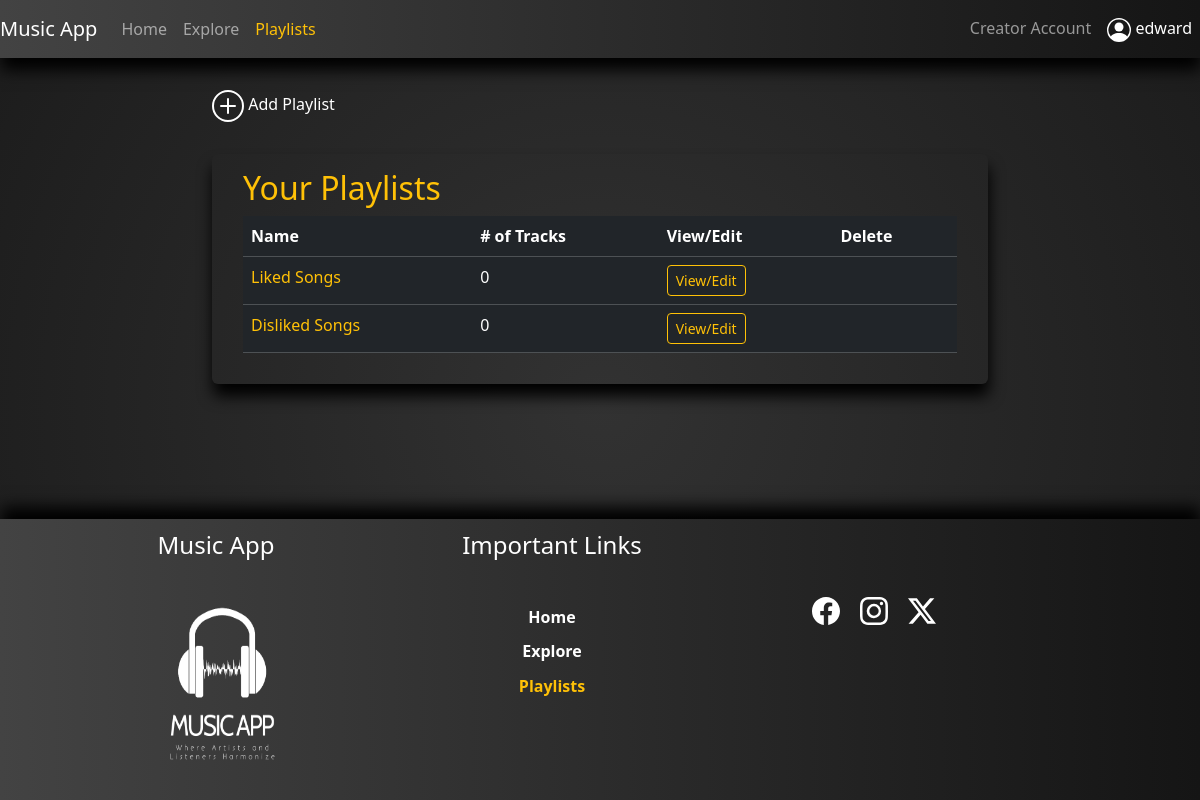
The app's page /playlists (signed in), older data.
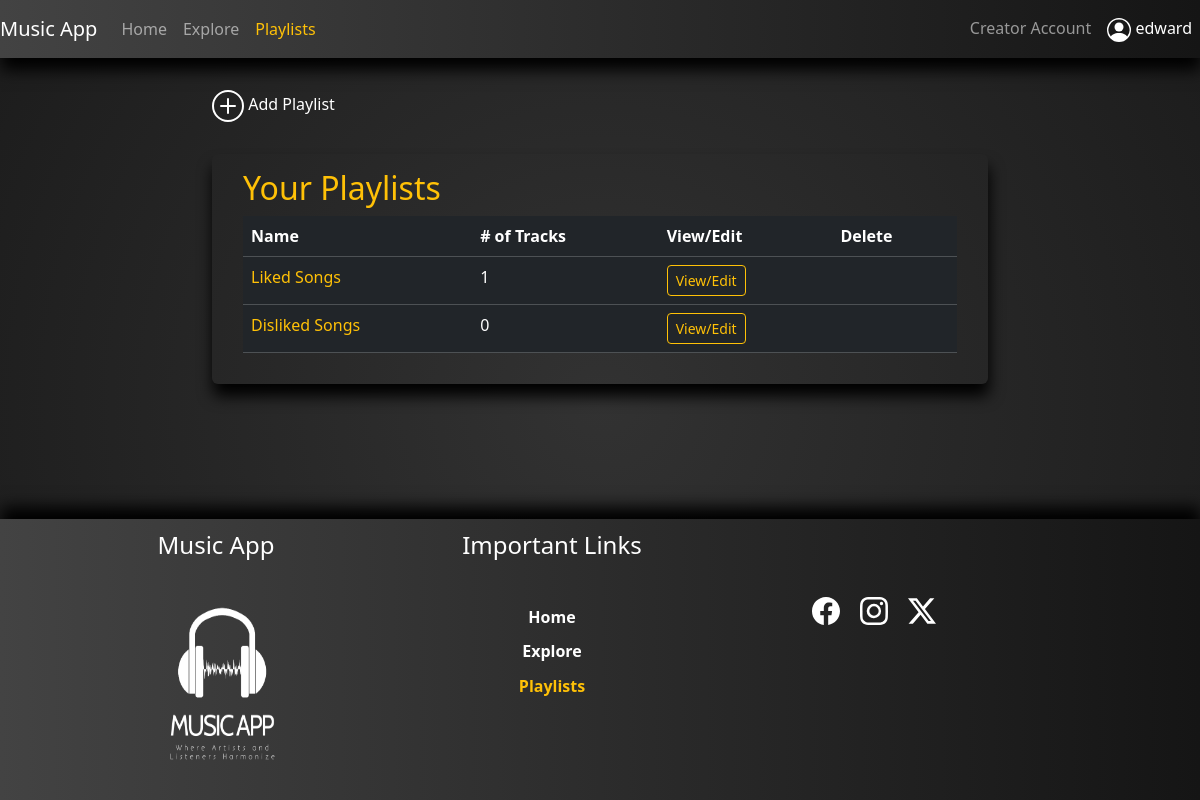
The same page, newer data.
### app/models.py (models this page shows, shortened)
class Playlists(UserMixin, db.Model):
    id = db.Column(db.Integer(), autoincrement=True, primary_key=True)
    p_name = db.Column(db.String(100), nullable=False)
    p_noOfTracks = db.Column(db.Integer(), nullable=False)
    songIds_list = db.Column(db.String(250))
    user_id = db.Column(db.Integer(), db.ForeignKey('users.id'),nullable=False)

### app/views.py (the view, shortened to what this page needs)
@app.route('/playlists', methods=['GET','POST'])
@login_required
def playlists():
    form = PlaylistForm()
    if request.method == 'GET':
        allPlaylists = Playlists.query.filter_by(user_id=current_user.id).all()
        return render_template('/user/playlists.html',uP="active text-warning", form=form, p_list=allPlaylists)

### app/views.py (called while the page is built)
@login_manager.user_loader
def load_user(user_id):
    return Users.query.get(user_id)

### app/templates/user/playlists.html (shortened to what this page needs)
{% extends 'layouts/base.html' %}
{% block content %}
<div class="container-fluid">
    <div class="row">
        <div class="col-md-8 offset-md-2 col-lg-8 offset-lg-2 col-sm-10 offset-sm-1">
            <div class="myCreatePlaylistCont rounded mt-4 mb-4">
                <nav>
                    <ul class="navbar-nav">
                        <li class="nav-item">
                            <button class="nav-link" type="button" data-bs-toggle="collapse" data-bs-target="#addPlaylist"
                                aria-expanded="false" aria-controls="collapseExample">
                                Add Playlist
                            </button>
                        </li>
                    </ul>
                </nav>
            </div>
            <div class="myExploreCont rounded mt-4 mb-4">
                <h2 class="text-captialized text-warning">Your Playlists</h2>
                <table class="table table-dark table-hover rounded table-responsive{-sm|-md|-lg}">
                    <thead>
                        <tr>
                            <th scope="col">Name</th>
                            <th scope="col"># of Tracks</th>
                            <th scope="col">View/Edit</th>
                            <th scope="col">Delete</th>
                        </tr>
                    </thead>
                    <tbody>
                        {% for p in p_list %}
                        <tr>
                            <td class="text-warning">{{p['p_name']}}</td>
                            <td>{{p['p_noOfTracks']}}</td>
                            <td>
                                <a href="{{url_for('viewEditPlaylist', vEId=p['id'])}}" style="text-decoration: none;">
                                    <button class="btn btn-outline-warning btn-sm">View/Edit</button>
                                </a>
                            </td>
                            <td>
                            </td>
                        </tr>
                        {% endfor %}
                    </tbody>
                </table>
            </div>
        </div>
    </div>
</div>
{% endblock %}

Row changes from the older to the newer data that the page shows:
changed Playlists "Liked Songs": p_noOfTracks "0" → "1"
